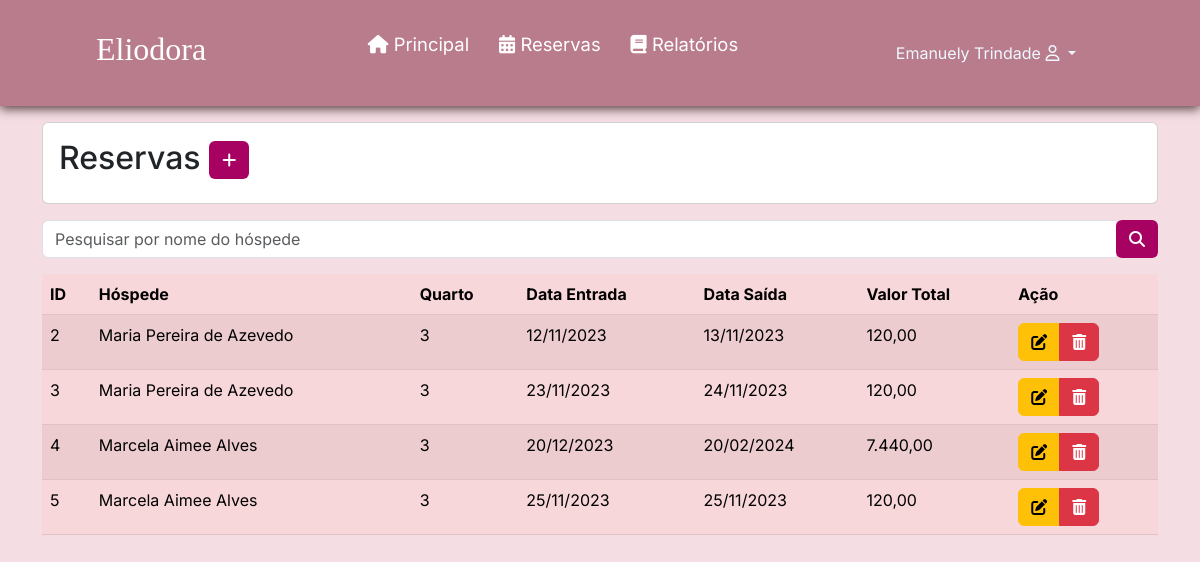
The app's page /listarReserva.php (signed in), older data.
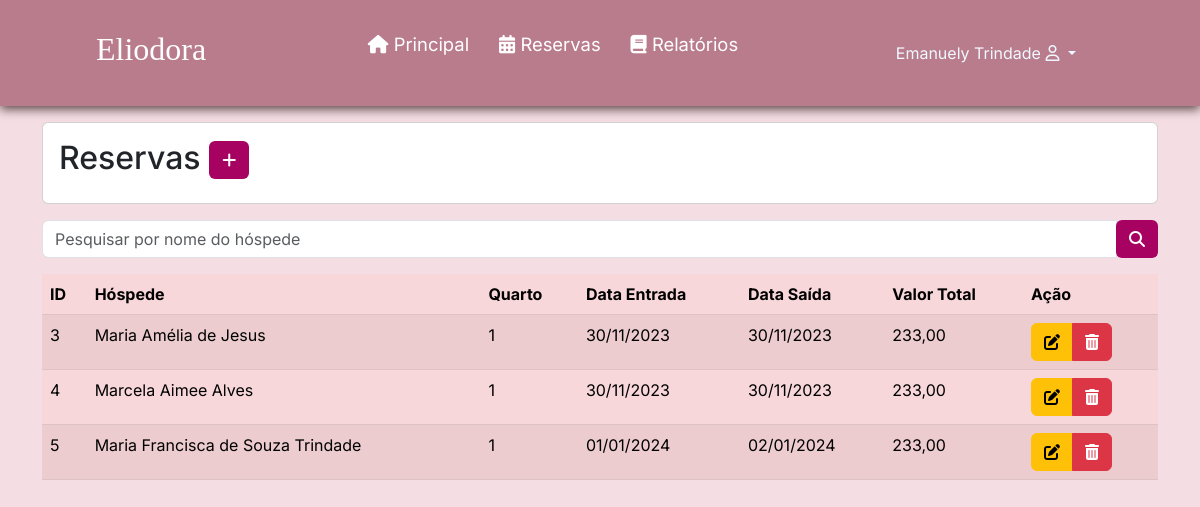
The same page, newer data.
### tables this page shows
CREATE TABLE `reserva` (
  `id` int(11) NOT NULL,
  `status` int(11) NOT NULL DEFAULT 1,
  `dataEntrada` date NOT NULL,
  `dataSaida` date NOT NULL,
  `valorTotalReserva` double(11,2) NOT NULL,
  `quantHospede` int(1) NOT NULL,
  `observacao` varchar(200) NOT NULL,
  `formaPagamento` varchar(45) NOT NULL,
  `id_hospede` int(11) DEFAULT NULL,
  `id_quarto` int(11) DEFAULT NULL,
  `id_funcionario` int(11) DEFAULT NULL,
  `datacadastro` datetime NOT NULL DEFAULT current_timestamp()
);

CREATE TABLE `hospede` (
  `id` int(11) NOT NULL,
  `nome` varchar(100) NOT NULL,
  `cpf` varchar(15) NOT NULL,
  `dataNascimento` date NOT NULL,
  `genero` varchar(1) NOT NULL,
  `estado` varchar(100) NOT NULL,
  `cidade` varchar(100) NOT NULL,
  `bairro` varchar(100) NOT NULL,
  `endereco` varchar(100) NOT NULL,
  `numeroEndereco` int(11) NOT NULL,
  `cep` varchar(15) NOT NULL,
  `email` varchar(45) NOT NULL,
  `telefone` varchar(20) NOT NULL,
  `contatoEmergencia` varchar(20) NOT NULL
);

CREATE TABLE `quarto` (
  `id` int(11) NOT NULL,
  `status` varchar(3) NOT NULL,
  `numero` int(11) NOT NULL,
  `tipo` varchar(8) NOT NULL,
  `capacidade` int(45) NOT NULL,
  `valorDiaria` double(11,2) NOT NULL
);

### listarReserva.php (the view, shortened to what this page needs)
<?php
require_once("conexao.php");
$V_WHERE = " ";
$sql = "select reserva.*, hospede.nome as hospede_nome, quarto.numero as quarto_numero
 from reserva
 left join hospede on hospede.id = reserva.id_hospede
 left join quarto on quarto.id = reserva.id_quarto
 WHERE 1 = 1 " . $V_WHERE;
$resultado = mysqli_query($conexao, $sql);
?>
<?php require_once("cabecalho.php"); ?>
<div class="container">
  <div class="card mt-3 mb-3">
    <div class="card-body">
      <h2 class="card-title">Reservas
        <a href="cadastrarReserva.php" class="btn btn-sn" style="background-color: #a70162; color: #fff;"><i
            class="fa-solid fa-plus"></i>
        </a>
      </h2>
    </div>
  </div>
  <form method="post">
    <div class="input-group mb-3">
      <input type="text" name="hospede_nome" id="id_hospede" class="form-control"
        placeholder="Pesquisar por nome do hóspede" aria-label="Recipient's username" aria-describedby="basic-addon2">
      <div class="input-group-append">
        <button name="pesquisar" class="btn" style="background-color: #a70162; color: #fff;" type="submit"><i
            class="fa-solid fa-magnifying-glass"></i> </button>
  </form>
</div>
<div class="table-responsive">
  <table class="table table-danger table-striped">
    <thead>
      <tr>
        <th scope="col">ID</th>
        <th scope="col">Hóspede</th>
        <th scope="col">Quarto</th>
        <th scope="col">Data Entrada</th>
        <th scope="col">Data Saída</th>
        <th scope="col">Valor Total</th>
        <th scope="col">Ação</th>
      </tr>
    </thead>
    <tbody>
      <?php while ($linha = mysqli_fetch_array($resultado)) { ?>
        <tr>
          <td>
            <?= $linha['id'] ?>
          <td>
            <?= $linha['hospede_nome'] ?>
          </td>
          <td>
            <?= $linha['quarto_numero'] ?>
          </td>
          <td>
            <?= date('d/m/Y', strtotime($linha['dataEntrada'])) ?>
          </td>
          <td>
            <?php
            if (isset($linha['dataSaida'])) {
              echo date('d/m/Y', strtotime($linha['dataSaida']));
            }
            ?>
          </td>
          <td>
            <?= number_format($linha['valorTotalReserva'], 2, ',', '.') ?>
          </td>
          <td>
            <div class="btn-group">
              <a href="alterarReserva.php?id=<?= $linha['id'] ?>" class="btn btn-warning">
                <i class="fa-solid fa-pen-to-square"></i>
              </a>
              <a href="listarReserva.php?id=<?= $linha['id'] ?>" class="btn btn-danger"
                onclick="return confirm('Confirma exclusão')">
                <i class="fa-solid fa-trash-can"></i>
              </a>
            </div>
          </td>
        </tr>
      <?php } ?>
    </tbody>
  </table>
</div>
</body>
</html>

Row changes from the older to the newer data that the page shows:
removed reserva: id "2", id_hospede.nome "Maria Pereira de Azevedo", id_quarto.numero "3", dataEntrada "12/11/2023", dataSaida "13/11/2023", valorTotalReserva "120,00"
changed reserva id 3: id_hospede.nome "Maria Pereira de Azevedo" → "Maria Amélia de Jesus"; id_quarto.numero "3" → "1"; dataEntrada "23/11/2023" → "30/11/2023"; dataSaida "24/11/2023" → "30/11/2023"; valorTotalReserva "120,00" → "233,00"
changed reserva "Marcela Aimee Alves": id_quarto.numero "3" → "1"; dataEntrada "20/12/2023" → "30/11/2023"; dataSaida "20/02/2024" → "30/11/2023"; valorTotalReserva "7.440,00" → "233,00"
changed reserva id 5: id_hospede.nome "Marcela Aimee Alves" → "Maria Francisca de Souza Trindade"; id_quarto.numero "3" → "1"; dataEntrada "25/11/2023" → "01/01/2024"; dataSaida "25/11/2023" → "02/01/2024"; valorTotalReserva "120,00" → "233,00"
